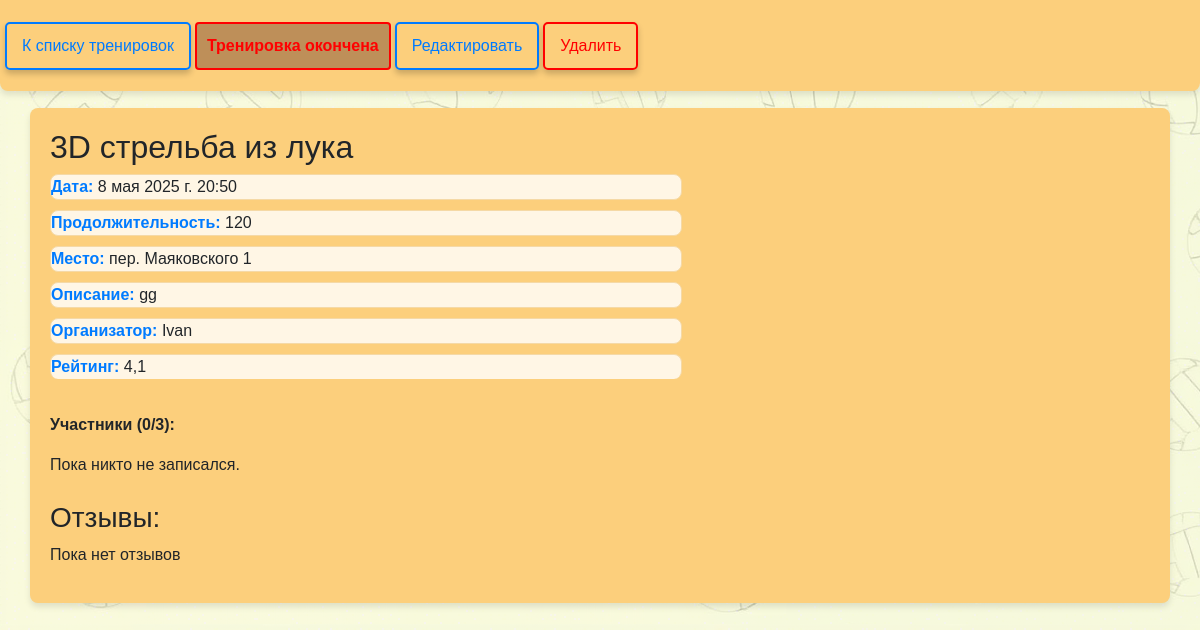
Before: /training/8/ (signed in) with the older database file.
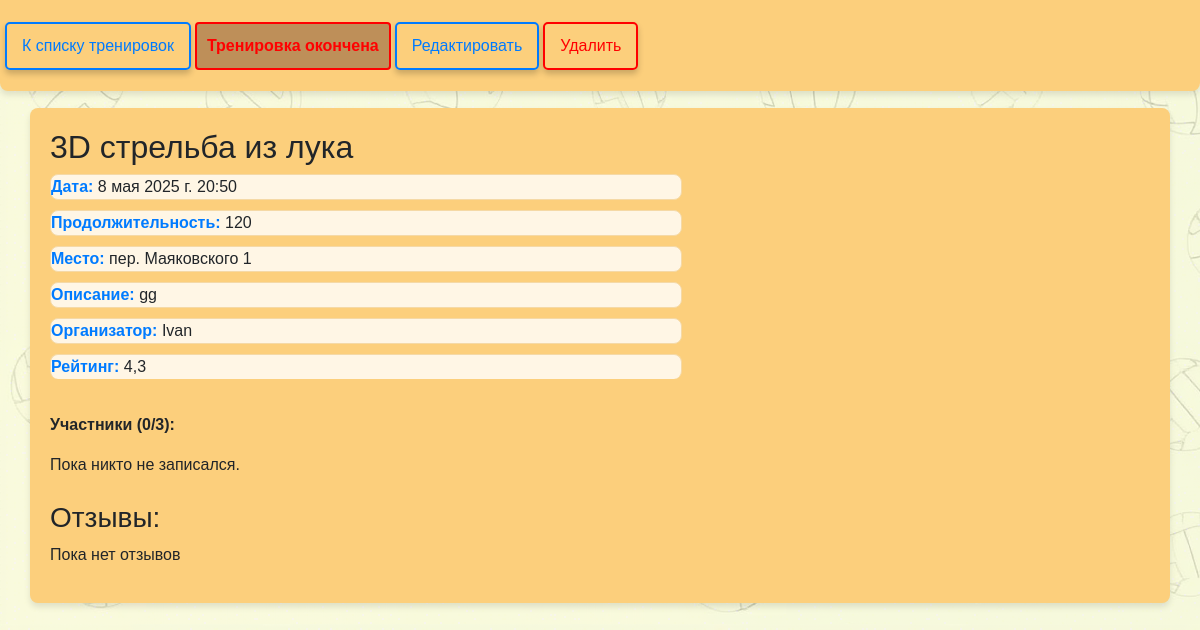
After: the same page with the newer database file.
### users/models.py (models this page shows, shortened)
class Training(models.Model):
    sport_type = models.ForeignKey(SportType, on_delete=models.CASCADE, verbose_name="Вид спорта")
    date = models.DateTimeField(verbose_name="Дата и время")
    location = models.CharField(max_length=255, verbose_name="Место")
    organizer = models.ForeignKey(User, on_delete=models.CASCADE, verbose_name="Организатор")
    description = models.TextField(blank=True, verbose_name="Описание")  # Описание тренировки
    image = models.ImageField(upload_to='training_images/', blank=True, null=True, verbose_name="Фото события")  # Фото
    max_participants = models.PositiveIntegerField(default=10, verbose_name="Максимальное количество участников")  # Лимит участников
    participants = models.ManyToManyField(User, related_name="trainings", blank=True, verbose_name="Участники")  # Записавшиеся
    duration = models.PositiveIntegerField(verbose_name="Продолжительность (в минутах)", default=60)
    @property
    def end_time(self):
        return self.date + timedelta(minutes=self.duration-420)
    @property
    def is_finished(self):
        return timezone.now() >= self.end_time

class SportType(models.Model):
    name = models.CharField(max_length=100, unique=True)
    def __str__(self):
        return self.name

class User(AbstractUser):
    email = models.EmailField(unique=True)
    organizer_rating = models.FloatField(default=0, verbose_name="Рейтинг организатора")
    participant_rating = models.FloatField(default=0)

### users/views.py (the view, shortened to what this page needs)
# urls.py: path('training/<int:pk>/', views.TrainingDetailView.as_view(), name='training_detail'),
class TrainingDetailView(DetailView):
    model = Training
    template_name = 'training_detail.html'
    context_object_name = 'training'
    def get_context_data(self, **kwargs):
        context = super().get_context_data(**kwargs)
        training = self.get_object()
        user = self.request.user
        context['review_form'] = ReviewForm()
        context['can_review'] = (
            training.is_finished and
            user in training.participants.all() and
            not training.reviews.filter(author=user).exists()
        )
        context['has_reviewed'] = training.reviews.filter(author=user).exists()
        context['reviews'] = training.reviews.all()
        return context

### users/templates/training_detail.html (shortened to what this page needs)
{% load static %}
<!DOCTYPE html>
<html lang="ru">
<head>
    <link href="https://cdn.jsdelivr.net/npm/bootstrap@5.3.3/dist/css/bootstrap.min.css" rel="stylesheet">
    <link rel="stylesheet" href="{% static 'css/styles.css' %}">
</head>
<body>
<header style="padding: 5px !important;" id="navbar" class="container-fluid d-flex flex-wrap justify-content-between align-items-center">
    <div class="d-flex flex-wrap align-items-center gap-1">
        <a href="{% url 'training_list' %}" class="btn blue d-none d-sm-inline-flex">К списку тренировок</a>
        {% if user.is_authenticated %}
            {% if training.is_finished %}
                <p class="full-message d-none d-sm-inline-flex">Тренировка окончена</p>
            {% elif user in training.participants.all %}
                <a href="{% url 'leave_training' training.id %}" class="btn red">Отменить участие</a>
            {% elif training.participants.count < training.max_participants %}
                <a href="{% url 'join_training' training.id %}" class="btn">Записаться</a>
            {% else %}
                <p class="full-message mb-0">Все места заняты!</p>
            {% endif %}
        {% endif %}
        {% if user == training.organizer %}
            <a href="{% url 'training_edit' training.pk %}" class="btn blue d-none d-sm-inline-flex">Редактировать</a>
            <form method="post" action="{% url 'training_delete' training.pk %}" class="d-inline">
                <button type="submit" class="btn red" onclick="return confirm('Вы уверены, что хотите удалить тренировку?');">Удалить</button>
            </form>
        {% endif %}
    </div>
</header>
<div class="container training-detail mt-5">
    <div class="row align-items-start">
        <div class="col-12 col-md-7 text-start">
            <h2>{{ training.sport_type }}</h2>
            <p class="training-item"><strong>Дата:</strong> {{ training.date }}</p>
            <p class="training-item"><strong>Продолжительность:</strong> {{ training.duration }}</p>
            <p class="training-item"><strong>Место:</strong> {{ training.location }}</p>
            <p class="training-item"><strong>Описание:</strong> {{ training.description }}</p>
            <p class="training-item"><strong>Организатор:</strong> {{ training.organizer.username }}</p>
            <p class="training-item"><strong>Рейтинг:</strong> {{ training.organizer.organizer_rating|floatformat:1 }}</p>
        </div>
    </div>
    <div class="mt-4 text-start">
        <p><strong>Участники ({{ training.participants.count }}/{{ training.max_participants }}):</strong></p>
        <ul class="training-list">
            {% for user in training.participants.all %}
                <li>{{ user.username }}</li>
            {% empty %}
                <li>Пока никто не записался.</li>
            {% endfor %}
        </ul>
    </div>
    <h3 class="mt-4">Отзывы:</h3>
    {% for review in training.reviews.all %}
        <div class="mb-3 text-start">
            <strong>{{ review.author.username }}</strong> — Оценка: {{ review.rating }}
            <p>{{ review.comment }}</p>
        </div>
    {% empty %}
        <p>Пока нет отзывов</p>
    {% endfor %}
</div>
</body>
</html>

### static/css/styles.css (style rules this page uses)
body { font-family: Arial, sans-serif; background-color: #e3f6ff; background-image: url('fon.png'); padding-top: 60px; }
#navbar { min-width: 260px !important; top: 0; background-color: #fccf7c; width: 100%; transition: top 0.3s; border-radius: 0 0 8px 8px; }
header { position: fixed; top: 0; width: 100%; padding: 20px !important; background-color: #fccf7c; z-index: 1000; transition: top 0.3s; border-radius: 0 0 8px 8px; box-shadow: 0 4px 6px rgba(0, 0, 0, 0.1); }
p { text-align: left; }
.training-list { list-style: none; padding-left: 0; }
.training-item { background-color: #fff6e5; border: 1px solid #f5d9a6; border-radius: 8px; margin-bottom: 10px; }
.training-item strong { color: #007bff; }
.training-item:last-child { border-bottom: none; }
.btn { display: inline-block; background-color: rgba(255, 255, 255, 0); color: #007bff; text-decoration: none; padding: 10px 15px; border: 2px solid #007bff; border-radius: 5px; font-size: 1rem; font-family: Arial, Helvetica, sans-serif; cursor: pointer; transition: all 0.3s ease-in-out; box-shadow: 0 4px 6px rgba(0, 0, 0, 0.2); }
.btn.blue { color: #007bff !important; border-color: #007bff !important; }
.btn.red { color: #ff0000 !important; border-color: #ff0000 !important; }
.training-detail { background-color: #fccf7c; border-radius: 8px; padding: 20px; box-shadow: 0 4px 6px rgba(0, 0, 0, 0.1); }
.full-message { display: inline-block; color: red; background-color: #be8f59; font-weight: bold; margin-top: 17px; border: 2px solid red; padding: 10px; border-radius: 4px; }

Changed rows visible on the page:
changed through a linked row, Training "пер. Маяковского 1": organizer.organizer_rating "4,1" → "4,3"
